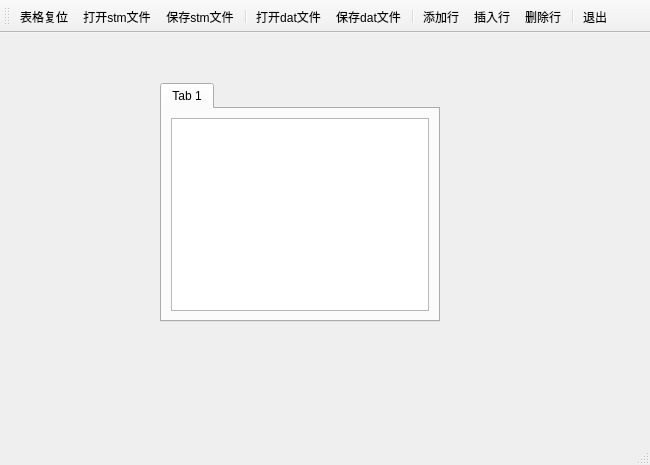
<?xml version="1.0" encoding="UTF-8"?>
<ui version="4.0">
 <class>MainWindow</class>
 <widget class="QMainWindow" name="MainWindow">
  <property name="geometry">
   <rect>
    <x>0</x>
    <y>0</y>
    <width>650</width>
    <height>465</height>
   </rect>
  </property>
  <property name="windowTitle">
   <string>MainWindow</string>
  </property>
  <widget class="QWidget" name="centralwidget">
   <widget class="QTabWidget" name="tabWidget">
    <property name="geometry">
     <rect>
      <x>160</x>
      <y>50</y>
      <width>280</width>
      <height>239</height>
     </rect>
    </property>
    <property name="currentIndex">
     <number>0</number>
    </property>
    <widget class="QWidget" name="tab">
     <attribute name="title">
      <string>Tab 1</string>
     </attribute>
     <layout class="QVBoxLayout" name="verticalLayout">
      <item>
       <widget class="QTableView" name="tableView"/>
      </item>
     </layout>
    </widget>
   </widget>
  </widget>
  <widget class="QStatusBar" name="statusbar"/>
  <widget class="QToolBar" name="toolBar">
   <property name="windowTitle">
    <string>toolBar</string>
   </property>
   <attribute name="toolBarArea">
    <enum>TopToolBarArea</enum>
   </attribute>
   <attribute name="toolBarBreak">
    <bool>false</bool>
   </attribute>
   <addaction name="actReset"/>
   <addaction name="actOpenStm"/>
   <addaction name="actSaveStm"/>
   <addaction name="separator"/>
   <addaction name="actOpenDat"/>
   <addaction name="actSaveDat"/>
   <addaction name="separator"/>
   <addaction name="actAppend"/>
   <addaction name="actInsert"/>
   <addaction name="actDelete"/>
   <addaction name="separator"/>
   <addaction name="actClose"/>
  </widget>
  <action name="actReset">
   <property name="text">
    <string>表格复位</string>
   </property>
   <property name="menuRole">
    <enum>QAction::MenuRole::NoRole</enum>
   </property>
  </action>
  <action name="actOpenStm">
   <property name="text">
    <string>打开stm文件</string>
   </property>
   <property name="menuRole">
    <enum>QAction::MenuRole::NoRole</enum>
   </property>
  </action>
  <action name="actSaveStm">
   <property name="text">
    <string>保存stm文件</string>
   </property>
   <property name="menuRole">
    <enum>QAction::MenuRole::NoRole</enum>
   </property>
  </action>
  <action name="actOpenDat">
   <property name="text">
    <string>打开dat文件</string>
   </property>
   <property name="menuRole">
    <enum>QAction::MenuRole::NoRole</enum>
   </property>
  </action>
  <action name="actSaveDat">
   <property name="text">
    <string>保存dat文件</string>
   </property>
   <property name="menuRole">
    <enum>QAction::MenuRole::NoRole</enum>
   </property>
  </action>
  <action name="actAppend">
   <property name="text">
    <string>添加行</string>
   </property>
   <property name="menuRole">
    <enum>QAction::MenuRole::NoRole</enum>
   </property>
  </action>
  <action name="actInsert">
   <property name="text">
    <string>插入行</string>
   </property>
   <property name="menuRole">
    <enum>QAction::MenuRole::NoRole</enum>
   </property>
  </action>
  <action name="actDelete">
   <property name="text">
    <string>删除行</string>
   </property>
   <property name="menuRole">
    <enum>QAction::MenuRole::NoRole</enum>
   </property>
  </action>
  <action name="actClose">
   <property name="text">
    <string>退出</string>
   </property>
   <property name="menuRole">
    <enum>QAction::MenuRole::NoRole</enum>
   </property>
  </action>
 </widget>
 <resources/>
 <connections>
  <connection>
   <sender>actClose</sender>
   <signal>triggered()</signal>
   <receiver>MainWindow</receiver>
   <slot>close()</slot>
   <hints>
    <hint type="sourcelabel">
     <x>-1</x>
     <y>-1</y>
    </hint>
    <hint type="destinationlabel">
     <x>399</x>
     <y>299</y>
    </hint>
   </hints>
  </connection>
 </connections>
</ui>
